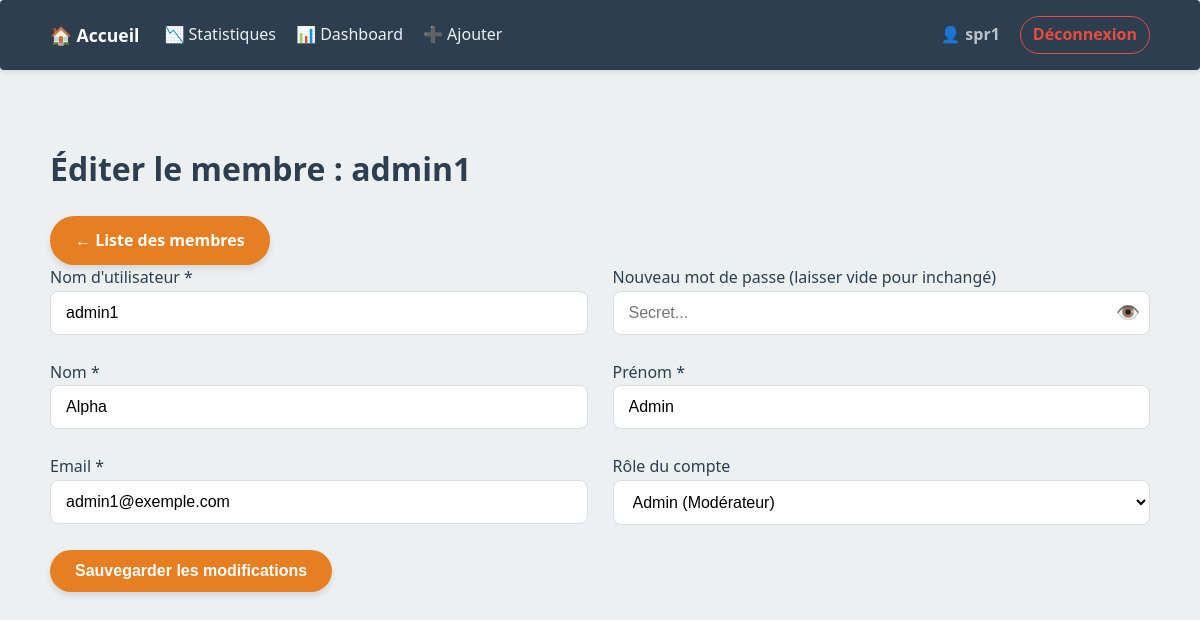
The page /edit_user.php?id=3 (signed in) on the database its author committed.
### tables this page shows
CREATE TABLE users (id INTEGER PRIMARY KEY AUTOINCREMENT, username TEXT NOT NULL UNIQUE, password TEXT NOT NULL, role TEXT NOT NULL DEFAULT 'user', prenom TEXT, nom TEXT, email TEXT UNIQUE, created_at DATETIME, updated_at DATETIME, last_seen DATETIME, is_active INTEGER DEFAULT 0);

### src/RhymeEngine.php (called while the page is built, shortened)
<?php
class RhymeEngine {
    private $pdo;
    public function __construct() {
        try {
            $dbPath = __DIR__ . '/../data/dico.sqlite';
            $this->pdo = new PDO("sqlite:" . $dbPath);
            $this->pdo->setAttribute(PDO::ATTR_ERRMODE, PDO::ERRMODE_EXCEPTION);
            $this->pdo->setAttribute(PDO::ATTR_DEFAULT_FETCH_MODE, PDO::FETCH_ASSOC);
        } catch (PDOException $e) {
            die("Erreur de connexion : " . $e->getMessage());
        }
    }
    public function getPDO() { return $this->pdo; }
}

### src/AdminEngine.php (called while the page is built, shortened)
<?php
class AdminEngine {
    private $pdo;
    public function __construct($pdo) {
        $this->pdo = $pdo;
    }
    public function getUserById($id) {
        $stmt = $this->pdo->prepare("SELECT * FROM users WHERE id = ?");
        $stmt->execute([$id]);
        return $stmt->fetch(PDO::FETCH_ASSOC);
    }
}

### public/edit_user.php (the view, shortened to what this page needs)
<?php
require_once __DIR__ . '/../src/RhymeEngine.php';
require_once __DIR__ . '/../src/AdminEngine.php';
$engine = new RhymeEngine();
$admin = new AdminEngine($engine->getPDO());
$id = (int)($_GET['id'] ?? 0);
$user = $admin->getUserById($id);
$isTargetSuperadmin = ($user['role'] === 'superadmin');
?>
<!DOCTYPE html>
<html lang="fr">
<head>
    <link rel="stylesheet" href="css/style.css">
</head>
<body>
    <?php include __DIR__ . '/../src/views/navbar.php'; ?>
    <div class="container">
        <header class="admin-header">
            <h1>Éditer le membre : <?= htmlspecialchars($user['username']) ?></h1>
            <a href="manage_users.php" class="btn-primary">← Liste des membres</a>
        </header>
        <form method="POST" id="editUserForm" class="admin-form admin-grid">
            <div class="form-group">
                <label>Nom d'utilisateur *</label>
                <input type="text" name="username" value="<?= htmlspecialchars($user['username']) ?>" required>
            </div>
            <div class="form-group">
                <label>Nouveau mot de passe (laisser vide pour inchangé)</label>
                <div class="password-container">
                    <input type="password" name="password" id="pass_field" placeholder="Secret...">
                    <span class="toggle-password" id="toggle_eye">👁️</span>
                </div>
            </div>
            <div class="form-group">
                <label>Nom *</label>
                <input type="text" name="nom" value="<?= htmlspecialchars($user['nom'] ?? '') ?>" required>
            </div>
            <div class="form-group">
                <label>Prénom *</label>
                <input type="text" name="prenom" value="<?= htmlspecialchars($user['prenom'] ?? '') ?>" required>
            </div>
            <div class="form-group">
                <label>Email *</label>
                <input type="email" name="email" value="<?= htmlspecialchars($user['email'] ?? '') ?>" required>
            </div>
            <div class="form-group">
                <label>Rôle du compte</label>
                <?php if ($isTargetSuperadmin): ?>
                    <input type="text" class="input-readonly" value="Superadmin (Accès Racine)" readonly>
                    <span class="info-lock">🔒 Rôle protégé (Super Admin).</span>
                <?php else: ?>
                    <select name="role" required>
                        <option value="admin" <?= $user['role'] === 'admin' ? 'selected' : '' ?>>Admin (Modérateur)</option>
                    </select>
                <?php endif; ?>
            </div>
            <div class="full-width">
                <button type="button" class="btn-submit btn-full" onclick="openModal()">Sauvegarder les modifications</button>
            </div>
        </form>
    </div>
</body>
</html>

### public/css/style.css (style rules this page uses)
:root { --primary-color: #2c3e50; --accent-color: #e67e22; --bg-color: #ecf0f1; --white: #ffffff; --border-color: #dcdde1; --text-muted: #7f8c8d; --success-color: #27ae60; --error-color: #e74c3c; --shadow: 0 4px 6px rgba(0, 0, 0, 0.1); --transition: all 0.3s ease; }
body { font-family: 'Segoe UI', Tahoma, Geneva, Verdana, sans-serif; background-color: var(--bg-color); color: var(--primary-color); margin: 0; line-height: 1.6; }
.container { max-width: 1100px; margin: 0 auto; padding: 20px; }
button, .btn-primary, .btn-add, .btn-pdf, .btn-submit { padding: 12px 25px; background: var(--accent-color); color: white; border: none; border-radius: 25px; cursor: pointer; font-weight: bold; box-shadow: var(--shadow); transition: var(--transition); text-decoration: none; display: inline-block; text-align: center; font-size: 1rem; }
input[type="text"], input[type="password"], input[type="email"], select, textarea { width: 100%; padding: 12px 15px; border: 1px solid var(--border-color); border-radius: 8px; box-sizing: border-box; font-size: 1rem; background-color: var(--white); transition: border-color 0.2s; }
.admin-grid { display: grid; grid-template-columns: 1fr 1fr; gap: 25px; }
.full-width { grid-column: 1 / span 2; }

### public/edit_user.php (style rules this page uses)
.password-container { position: relative; display: flex; align-items: center; }
.toggle-password { position: absolute; right: 10px; cursor: pointer; font-size: 1.2rem; user-select: none; }

### rows shown on the page
users: username "admin1", nom "Alpha", prenom "Admin", email "admin1@exemple.com", role "Admin (Modérateur)"

### other values the page prints
$_SESSION['username'] "spr1"
